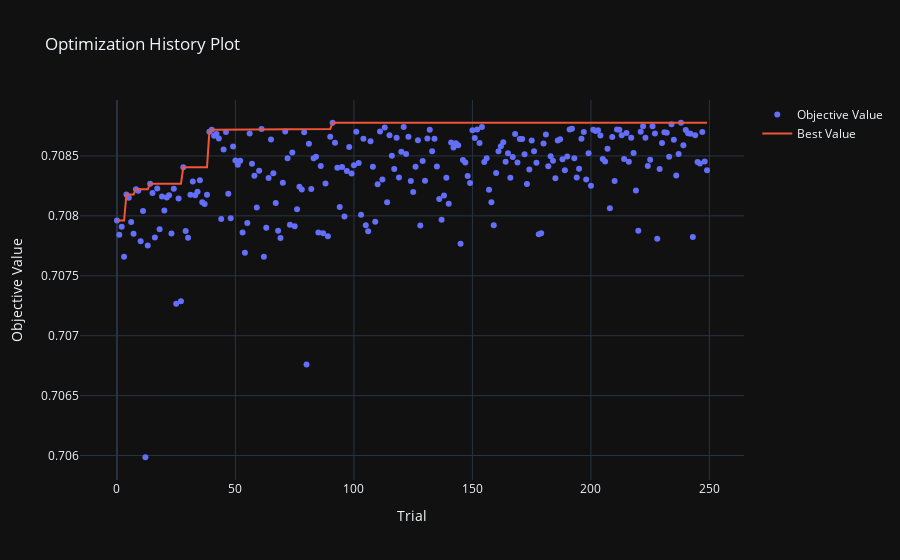

The code cell stored with this chart in its notebook:
### Code cell
fig = plot_optimization_history(study)
fig.show()

### Figure 1 — Plotly figure (JSON) as saved in the notebook; plotly's stock layout.template omitted (floating-point values rounded to 4 significant figures; data arrays with more than 128 entries replaced by an {"elided": "..."} marker saying what was removed)
{"data": [{"mode": "markers", "name": "Objective Value", "x": {"elided": "250 int values"}, "y": {"elided": "250 float values"}, "type": "scatter"}, {"mode": "lines", "name": "Best Value", "x": {"elided": "250 int values"}, "y": {"elided": "250 float values"}, "type": "scatter"}, {"marker": {"color": "#cccccc"}, "mode": "markers", "name": "Infeasible Trial", "showlegend": false, "x": [], "y": [], "type": "scatter"}], "layout": {"title": {"text": "Optimization History Plot"}, "xaxis": {"title": {"text": "Trial"}}, "yaxis": {"title": {"text": "Objective Value"}}}}
